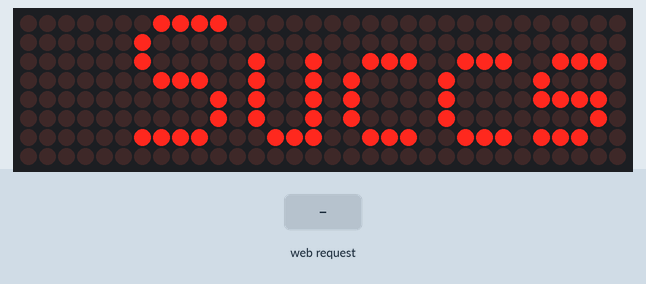
Recording of a sketch running on a simulated ESP8266 (NodeMCU). Shown: 32×8 LED matrix. Inputs (shaded band) come from the test bench. WiFi joins after 1.5 s; servers stay silent unless stated; network time is answered at once with the bench clock; the local clock reads 2024-03-15 10:24:30 at power-on unless the sketch sets it; what the sketch prints to the serial monitor is not drawn.

Above: at 2.79 s.
2.8 s: HTTP request GET /update?text=1 received
At 5.89 s:
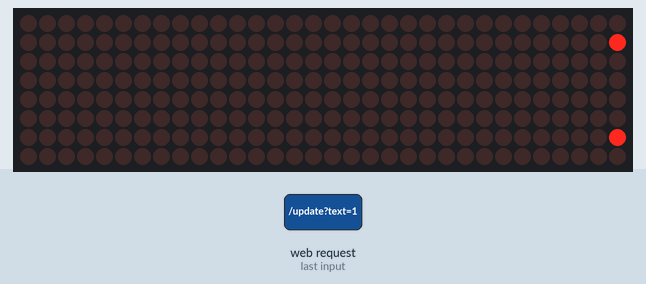
7.5 s: HTTP request GET /update?speed=1 received
At 11.1 s:
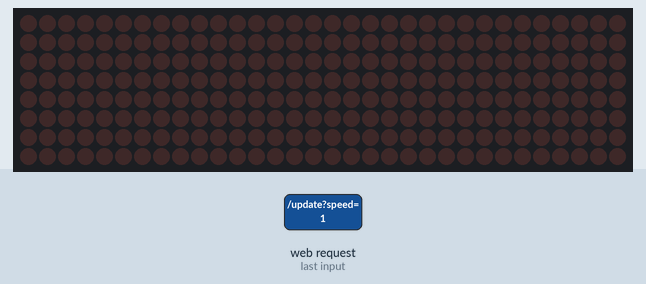

The sketch:

RUNNING_LED_ESP8266_V1.ino
```cpp
#include <ESP8266WiFi.h>
#include <ESP8266WebServer.h>
#include <MD_Parola.h>
#include <MD_MAX72XX.h>
#include <SPI.h>
#include <WiFiUdp.h>
#include <NTPClient.h>

// --- WiFi Config ---
const char* ssid = "Your ssid router";
const char* password = "12345678";

// --- LED Matrix Config ---
#define HARDWARE_TYPE MD_MAX72XX::FC16_HW
#define MAX_DEVICES 4
#define CLK_PIN   D5
#define DATA_PIN  D7
#define CS_PIN    D6

MD_Parola matrix = MD_Parola(HARDWARE_TYPE, DATA_PIN, CLK_PIN, CS_PIN, MAX_DEVICES);

// --- NTP Time Client ---
WiFiUDP ntpUDP;
NTPClient timeClient(ntpUDP, "pool.ntp.org", 7 * 3600, 60000); // GMT+7, update each 60 second

// --- Web Server ---
ESP8266WebServer server(80);

// --- Global Variables ---
String text = "Succsesfull!!!";
int speed = 50;
bool showText = true;

void handleRoot() {
  String html = "<form action='/update' method='get'>"
                "text: <input type='text' name='text'><br>"
                "speed: <input type='number' name='speed'><br>"
                "<input type='submit' value='send'></form>";
  server.send(200, "text/html", html);
}

void handleUpdate() {
  if (server.hasArg("text")) {
    text = server.arg("text");
  }
  if (server.hasArg("speed")) {
    speed = server.arg("speed").toInt();
    if (speed < 10) speed = 10;
    if (speed > 200) speed = 200;
  }
  server.sendHeader("Location", "/");
  server.send(303);
}

void setup() {
  Serial.begin(115200);

  WiFi.begin(ssid, password);
  while (WiFi.status() != WL_CONNECTED) {
    delay(500);
    Serial.print(".");
  }
  Serial.println("\nWiFi connected: " + WiFi.localIP().toString());

  server.on("/", handleRoot);
  server.on("/update", handleUpdate);
  server.begin();

  matrix.begin();
  matrix.setIntensity(5);
  matrix.displayClear();

  timeClient.begin();
}

void loop() {
  server.handleClient();
  timeClient.update();

  if (showText) {
    matrix.displayText(text.c_str(), PA_CENTER, speed, 0, PA_SCROLL_LEFT, PA_SCROLL_LEFT);
    while (!matrix.displayAnimate()) server.handleClient();
  } else {
    String clock = timeClient.getFormattedTime();
    matrix.displayText(clock.c_str(), PA_CENTER, speed, 0, PA_SCROLL_LEFT, PA_SCROLL_LEFT);
    while (!matrix.displayAnimate()) server.handleClient();
  }

  showText = !showText; // Switch between text and clock or reverse
}
```
